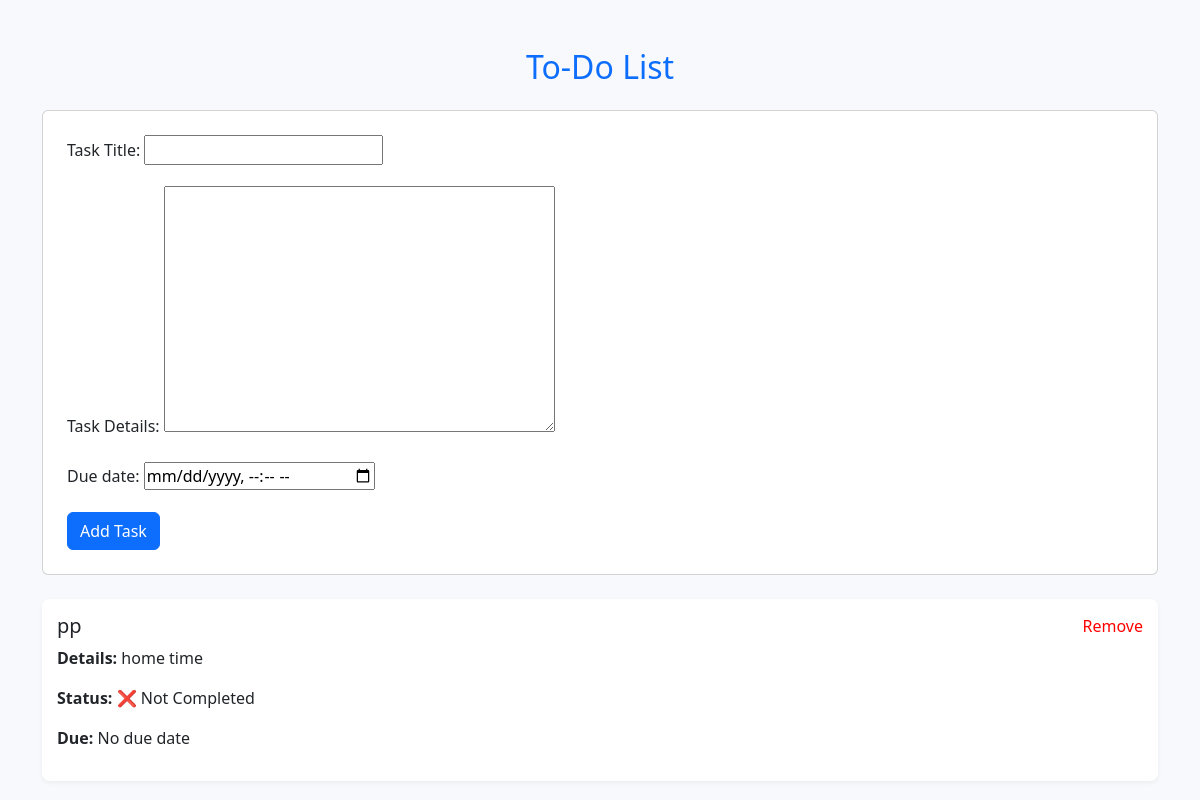
Before: / with the older database file.
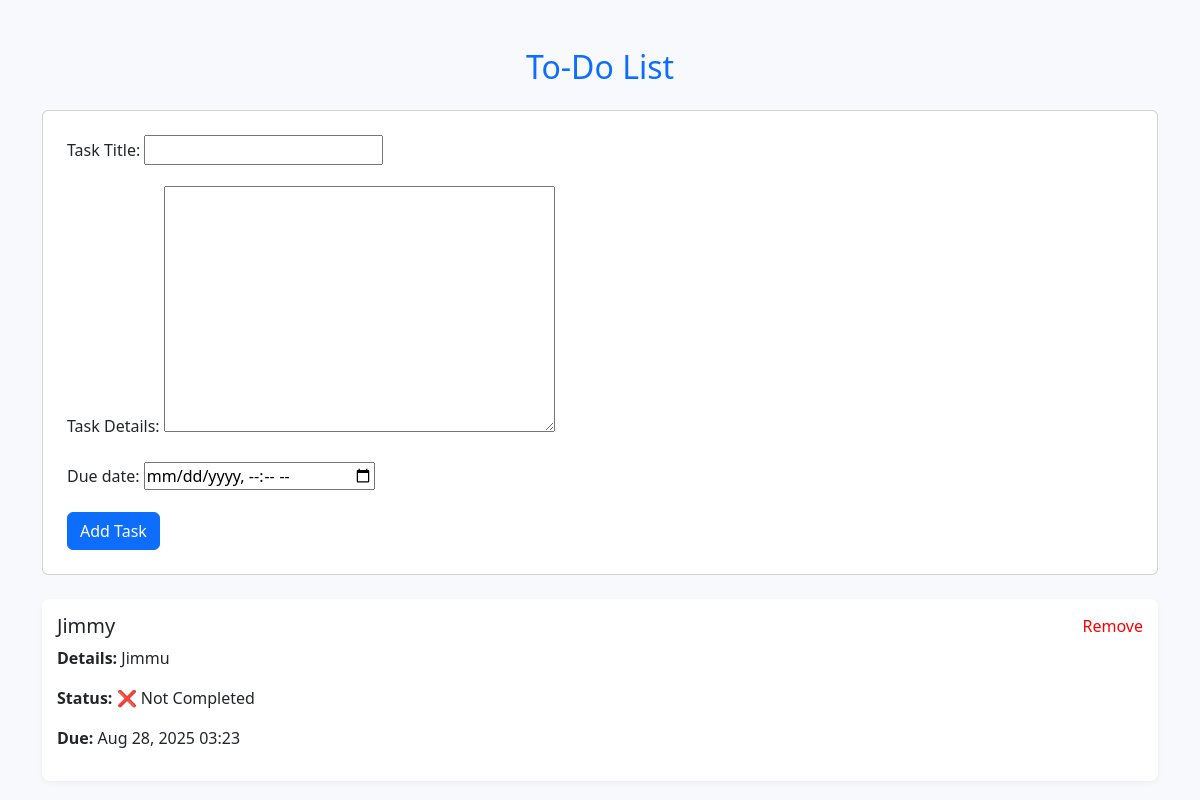
After: the same page with the newer database file.
### taskly/models.py (models this page shows, shortened)
class Todo(models.Model):
    title = models.CharField(max_length=100)
    details = models.TextField(blank=True, null=True)
    created_at = models.DateTimeField(auto_now_add=True)
    updated_at = models.DateTimeField(auto_now=True)
    is_completed = models.BooleanField(default=False)
    due_date = models.DateTimeField(blank=True, null=True)
    class Meta:
        ordering = ['-created_at']
        verbose_name = "To-Do"
        verbose_name_plural = "To-Dos"
        indexes = [
            models.Index(fields=['due_date']),
        ]

### taskly/views.py (the view)
# urls.py: path('', views.index, name='taskly'),  # Home view
def index(request):
    item_list = Todo.objects.order_by("-created_at")
    if request.method == "POST":
        form = TodoForm(request.POST)
        if form.is_valid():
            form.save()
            messages.success(request, "Task added successfully.")
            return redirect('taskly')
    else:
        form = TodoForm()  # Empty form for GET requests
    page = {
        "form": form,
        "list": item_list,
        "title": "To-Do List",
    }
    return render(request, 'taskly/index.html', page)

### taskly/forms.py
class TodoForm(forms.ModelForm):
    due_date = forms.DateTimeField(
        widget=forms.DateTimeInput(attrs={'type': 'datetime-local'}),
        required=False
    )
    class Meta:
        model = Todo
        fields = ['title', 'details', 'due_date', 'is_completed']
        labels = {
            'title': 'Task Title',
            'details': 'Task Details',
            'due_date': 'Due Date and Time',
            'is_completed': 'Completed',
        }
        help_texts = {
            'due_date': 'Select the date and time by which the task should be completed.',
        }

### taskly/templates/taskly/index.html (shortened to what this page needs)
<!DOCTYPE html>
<html lang="en">
<head>
    <link rel="stylesheet" href="https://cdn.jsdelivr.net/npm/bootstrap@5.3.2/dist/css/bootstrap.min.css">
</head>
<body>
<div class="container mt-5">
    <h2 class="text-center text-primary mb-4">{{ title }}</h2>
    <div class="card p-4 mb-4">
        <form method="POST">
            <div class="mb-3">
                <label class="form-label">Task Title:</label>
                {{ form.title }}
            </div>
            <div class="mb-3">
                <label class="form-label">Task Details:</label>
                {{ form.details }}
            </div>
            <div class="mb-3">
                <label class="form-label">Due date:</label>
                {{ form.due_date }}
            </div>
            <button type="submit" class="btn btn-primary">Add Task</button>
        </form>
    </div>
    {% for i in list %}
    <div class="task-card">
        <a href="{% url 'remove' i.id %}" class="remove-link">Remove</a>
        <h5>{{ i.title }}</h5>
        {% if i.details %}
            <p><strong>Details:</strong> {{ i.details }}</p>
        {% endif %}
        <p><strong>Status:</strong>
            {% if i.is_completed %}
                ✅ Completed
            {% else %}
                ❌ Not Completed
            {% endif %}
        </p>
        <p><strong>Due:</strong>
            {% if i.due_date %}
                {{ i.due_date|date:"M d, Y H:i" }}
            {% else %}
                No due date
            {% endif %}
        </p>
    </div>
    {% empty %}
        <p class="text-center">No tasks yet.</p>
    {% endfor %}
</div>
</body>
</html>

### taskly/templates/taskly/index.html (style rules this page uses)
body { background-color: #f7f9fc; }
.task-card { margin-bottom: 15px; padding: 15px; border-radius: 8px; background-color: #fff; box-shadow: 0 2px 5px rgba(0,0,0,0.05); }
.remove-link { color: red; float: right; text-decoration: none; }

Changed rows visible on the page:
removed Todo: title "pp", details "home time", is_completed "❌ Not Completed", shows "No due date"
added Todo: title "Jimmy", details "Jimmu", is_completed "❌ Not Completed", due_date "Aug 28, 2025 03:23"
